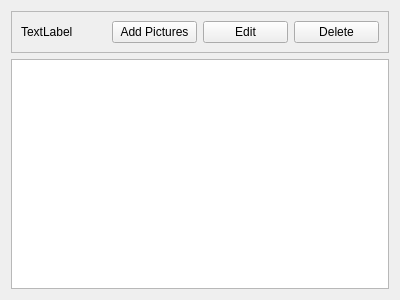
<?xml version="1.0" encoding="UTF-8"?>
<ui version="4.0">
 <class>AlbumWidget</class>
 <widget class="QWidget" name="AlbumWidget">
  <property name="geometry">
   <rect>
    <x>0</x>
    <y>0</y>
    <width>400</width>
    <height>300</height>
   </rect>
  </property>
  <property name="windowTitle">
   <string>Form</string>
  </property>
  <layout class="QVBoxLayout" name="verticalLayout">
   <item>
    <widget class="QFrame" name="frame">
     <property name="frameShape">
      <enum>QFrame::StyledPanel</enum>
     </property>
     <property name="frameShadow">
      <enum>QFrame::Raised</enum>
     </property>
     <layout class="QHBoxLayout" name="horizontalLayout">
      <item>
       <widget class="QLabel" name="albumName">
        <property name="text">
         <string>TextLabel</string>
        </property>
       </widget>
      </item>
      <item>
       <widget class="QPushButton" name="addPicturesButton">
        <property name="text">
         <string>Add Pictures</string>
        </property>
       </widget>
      </item>
      <item>
       <widget class="QPushButton" name="editButton">
        <property name="text">
         <string>Edit</string>
        </property>
       </widget>
      </item>
      <item>
       <widget class="QPushButton" name="deleteButton">
        <property name="text">
         <string>Delete</string>
        </property>
       </widget>
      </item>
     </layout>
    </widget>
   </item>
   <item>
    <widget class="QListView" name="thumbnailListView"/>
   </item>
  </layout>
 </widget>
 <resources/>
 <connections/>
</ui>
